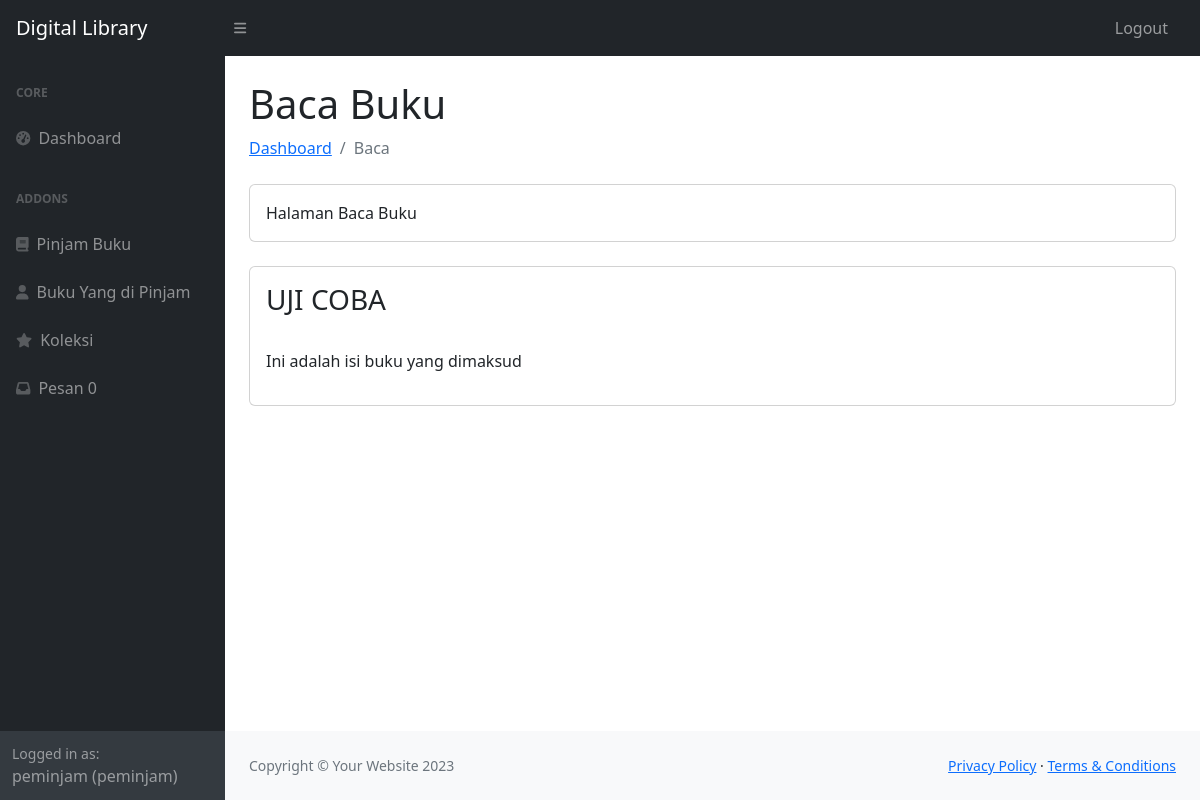
The page /user/baca.php?bukuID=8 (signed in) on the database its author committed.
### tables this page shows
CREATE TABLE `user` (
  `userID` int(11) NOT NULL,
  `username` varchar(225) NOT NULL,
  `password` varchar(225) NOT NULL,
  `email` varchar(225) NOT NULL,
  `namalengkap` varchar(225) NOT NULL,
  `alamat` text NOT NULL,
  `level` varchar(225) NOT NULL
);

CREATE TABLE `buku` (
  `bukuID` int(11) NOT NULL,
  `judul` varchar(225) NOT NULL,
  `penulis` varchar(225) NOT NULL,
  `penerbit` varchar(225) NOT NULL,
  `tahunterbit` int(11) NOT NULL,
  `kontenbuku` text NOT NULL
);

### user/baca.php (the view, shortened to what this page needs)
<?php
include '../koneksi.php';
$id = $_GET['bukuID'];
$ambil = "SELECT * FROM buku WHERE bukuID='$id'";
$tampil = mysqli_query($conn, $ambil);
$data = mysqli_fetch_assoc($tampil);
?>
<!DOCTYPE html>
<html lang="en">
    <head>
        <link href="https://cdn.jsdelivr.net/npm/simple-datatables@7.1.2/dist/style.min.css" rel="stylesheet" />
        <link href="../css/styles.css" rel="stylesheet" />
    </head>
    <body class="sb-nav-fixed">
        <?php include 'nav.php'; ?>
            <div id="layoutSidenav_content">
                <main>
                    <div class="container-fluid px-4">
                        <h1 class="mt-4">Baca Buku</h1>
                        <ol class="breadcrumb mb-4">
                            <li class="breadcrumb-item"><a href="index.php">Dashboard</a></li>
                            <li class="breadcrumb-item active">Baca</li>
                        </ol>
                        <div class="card mb-4">
                            <div class="card-body">
                                Halaman Baca Buku
                            </div>
                        </div>
                        <div class="card mb-4">
                            <div class="card-body">
                                <h3><?php echo $data['judul']; ?></h3> <br>
                                <p> <?php echo $data['kontenbuku']; ?></p>
                            </div>
                        </div>
                    </div>
                </main>
                <footer class="py-4 bg-light mt-auto">
                    <div class="container-fluid px-4">
                        <div class="d-flex align-items-center justify-content-between small">
                            <div class="text-muted">Copyright &copy; Your Website 2023</div>
                            <div>
                                <a href="#">Privacy Policy</a>
                                &middot;
                                <a href="#">Terms &amp; Conditions</a>
                            </div>
                        </div>
                    </div>
                </footer>
            </div>
        </div>
    </body>
</html>

### user/nav.php (shortened to what this page needs)
<nav class="sb-topnav navbar navbar-expand navbar-dark bg-dark">
            <a class="navbar-brand ps-3" href="###">Digital Library</a>
            <button class="btn btn-link btn-sm order-1 order-lg-0 me-4 me-lg-0" id="sidebarToggle" href="#!"><i class="fas fa-bars"></i></button>
            <ul class="navbar-nav ms-auto ms-md-0 me-3 me-lg-4">
                <li class="nav-item dropdown">
                    <a class="nav-link"href="../logout.php" >Logout</a>
                </li>
            </ul>
        </nav>
        <div id="layoutSidenav">
            <div id="layoutSidenav_nav">
                <nav class="sb-sidenav accordion sb-sidenav-dark" id="sidenavAccordion">
                    <div class="sb-sidenav-menu">
                        <div class="nav">
                            <div class="sb-sidenav-menu-heading">Core</div>
                            <a class="nav-link" href="index.php">
                                <div class="sb-nav-link-icon"><i class="fas fa-tachometer-alt"></i></div>
                                Dashboard
                            </a>
                            <div class="sb-sidenav-menu-heading">Addons</div>
                            <a class="nav-link" href="pinjambuku.php">
                                <div class="sb-nav-link-icon"><i class="fa-solid fa-book"></i></div>
                                Pinjam Buku
                            </a>
                            <a class="nav-link" href="kembalikan.php">
                                <div class="sb-nav-link-icon"><i class="fa-solid fa-user"></i></div>
                                 Buku Yang di Pinjam
                            </a>
                            <a class="nav-link" href="koleksi.php">
                                <div class="sb-nav-link-icon"><i class="fa-solid fa-star"></i></div>
                                Koleksi
                            </a>
                            <a class="nav-link" href="pesan.php">
                                <div class="sb-nav-link-icon"><i class="fa-solid fa-inbox"></i></div>
                                Pesan                                    <?php
include '../koneksi.php';
$query = "SELECT COUNT(*) AS total FROM pesan WHERE status='belum dibaca' and username='$_SESSION[username]' ";
$result = mysqli_query($conn, $query);
if ($result) {
    $row = mysqli_fetch_assoc($result);
    $total_pinjam = $row['total'];
    echo "$total_pinjam";
} else {
    echo "Error: " . $query . "<br>" . mysqli_error($conn);
}
?>
                            </a>
                        </div>
                    </div>
                    <div class="sb-sidenav-footer">
                    <?php
                    include '../koneksi.php';
        $tampilPeg    =mysqli_query($conn, "SELECT * FROM user WHERE username='$_SESSION[username]'");
        $peg    =mysqli_fetch_array($tampilPeg);
    ?>
                        <div class="small">Logged in as:</div>
                        <?php echo $_SESSION['username']; ?> (<?=$peg['level']?>)
                    </div>
                </nav>
            </div>

### rows shown on the page
user: level "peminjam"
buku: judul "UJI COBA", kontenbuku "Ini adalah isi buku yang dimaksud"

### other values the page prints
$total_pinjam "0"
$_SESSION['username'] "peminjam"
